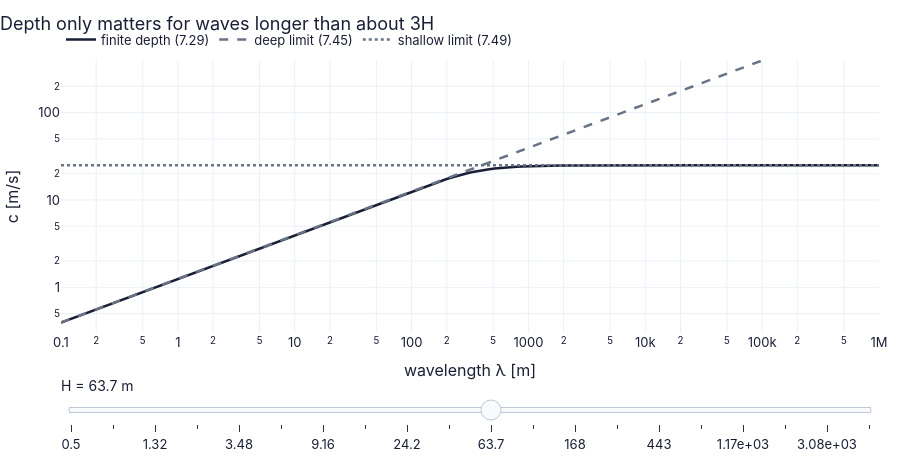

Notebook code cell kept with this figure:
### Markdown cell above
> 🔁 **Tools from earlier chapters used here** (see `knowledge/primers.md`)

- **slider_figure** — computes every slider position in Python up front, so the plotly figure keeps working on the published page (Ch. 1 P17).
- **live widgets** — ipywidgets sliders that re-run a function while a kernel runs; frozen on the page (Ch. 1 P47).
- **show_viz** — embeds a chapter explainer in the notebook (Ch. 1 P18).
- **explainer tabs (Walkthrough, Explore, Explain, Derivation, Equations, Code, Check)** — start with the Walkthrough, play in Explore, read every number worked out in Explain, step through the Derivation, finish with Check yourself (Ch. 1 P18).

### Code cell
lam = np.logspace(-1, 6, 150)                             # wavelengths 0.1 m … 1000 km [m]
fig = slider_figure(lambda H: {"finite depth (7.29)": (lam, ch07.phase_speed(2*np.pi/lam, H)),   # for each H: c(λ) from (7.29) …
                               "deep limit (7.45)": (lam, np.sqrt(G*lam/(2*np.pi))),   # … the deep line √(gλ/2π) …
                               "shallow limit (7.49)": (lam, np.sqrt(G*H) + 0*lam)},   # … and the shallow plateau √(gH)
                    "H", np.logspace(np.log10(0.5), np.log10(5000), 20 if not FAST else 10), unit="m",   # slider: depth 0.5 m … 5 km
                    xlabel="wavelength λ [m]", ylabel="c [m/s]", title="Depth only matters for waves longer than about 3H")   # labels and message
logaxes(fig, x=(0.1, 1e6), y=(0.3, 400))                  # both axes logarithmic, fixed
recolor(fig, {"finite depth (7.29)": COLORS["ink"], "deep limit (7.45)": COLORS["muted"],   # colours by meaning …
              "shallow limit (7.49)": COLORS["muted"]}, dashes={"deep limit (7.45)": "dash", "shallow limit (7.49)": "dot"})   # … deep dashed, shallow dotted
fig.show()   # draw (works on the page: no kernel needed)

### Figure 1 — Plotly figure (JSON) as saved in the notebook; plotly's stock layout.template omitted (floating-point values rounded to 4 significant figures; data arrays with more than 128 entries replaced by an {"elided": "..."} marker saying what was removed)
{"data": [{"hovertemplate": "finite depth (7.29): %{y:.4g}<extra>H = 0.5 m</extra>", "line": {"color": "#1a1f36", "width": 2.5}, "marker": {"color": "#1a1f36"}, "mode": "lines", "name": "finite depth (7.29)", "type": "scatter", "visible": false, "x": {"elided": "150 float values"}, "y": {"elided": "150 float values"}}, {"hovertemplate": "deep limit (7.45): %{y:.4g}<extra>H = 0.5 m</extra>", "line": {"color": "#697386", "dash": "dash", "width": 2.5}, "marker": {"color": "#697386"}, "mode": "lines", "name": "deep limit (7.45)", "type": "scatter", "visible": false, "x": {"elided": "150 float values"}, "y": {"elided": "150 float values"}}, {"hovertemplate": "shallow limit (7.49): %{y:.4g}<extra>H = 0.5 m</extra>", "line": {"color": "#697386", "dash": "dot", "width": 2.5}, "marker": {"color": "#697386"}, "mode": "lines", "name": "shallow limit (7.49)", "type": "scatter", "visible": false, "x": {"elided": "150 float values"}, "y": {"elided": "150 float values"}}, {"hovertemplate": "finite depth (7.29): %{y:.4g}<extra>H = 0.812 m</extra>", "line": {"color": "#1a1f36", "width": 2.5}, "marker": {"color": "#1a1f36"}, "mode": "lines", "name": "finite depth (7.29)", "type": "scatter", "visible": false, "x": {"elided": "150 float values"}, "y": {"elided": "150 float values"}}, {"hovertemplate": "deep limit (7.45): %{y:.4g}<extra>H = 0.812 m</extra>", "line": {"color": "#697386", "dash": "dash", "width": 2.5}, "marker": {"color": "#697386"}, "mode": "lines", "name": "deep limit (7.45)", "type": "scatter", "visible": false, "x": {"elided": "150 float values"}, "y": {"elided": "150 float values"}}, {"hovertemplate": "shallow limit (7.49): %{y:.4g}<extra>H = 0.812 m</extra>", "line": {"color": "#697386", "dash": "dot", "width": 2.5}, "marker": {"color": "#697386"}, "mode": "lines", "name": "shallow limit (7.49)", "type": "scatter", "visible": false, "x": {"elided": "150 float values"}, "y": {"elided": "150 float values"}}, {"hovertemplate": "finite depth (7.29): %{y:.4g}<extra>H = 1.32 m</extra>", "line": {"color": "#1a1f36", "width": 2.5}, "marker": {"color": "#1a1f36"}, "mode": "lines", "name": "finite depth (7.29)", "type": "scatter", "visible": false, "x": {"elided": "150 float values"}, "y": {"elided": "150 float values"}}, {"hovertemplate": "deep limit (7.45): %{y:.4g}<extra>H = 1.32 m</extra>", "line": {"color": "#697386", "dash": "dash", "width": 2.5}, "marker": {"color": "#697386"}, "mode": "lines", "name": "deep limit (7.45)", "type": "scatter", "visible": false, "x": {"elided": "150 float values"}, "y": {"elided": "150 float values"}}, {"hovertemplate": "shallow limit (7.49): %{y:.4g}<extra>H = 1.32 m</extra>", "line": {"color": "#697386", "dash": "dot", "width": 2.5}, "marker": {"color": "#697386"}, "mode": "lines", "name": "shallow limit (7.49)", "type": "scatter", "visible": false, "x": {"elided": "150 float values"}, "y": {"elided": "150 float values"}}, {"hovertemplate": "finite depth (7.29): %{y:.4g}<extra>H = 2.14 m</extra>", "line": {"color": "#1a1f36", "width": 2.5}, "marker": {"color": "#1a1f36"}, "mode": "lines", "name": "finite depth (7.29)", "type": "scatter", "visible": false, "x": {"elided": "150 float values"}, "y": {"elided": "150 float values"}}, {"hovertemplate": "deep limit (7.45): %{y:.4g}<extra>H = 2.14 m</extra>", "line": {"color": "#697386", "dash": "dash", "width": 2.5}, "marker": {"color": "#697386"}, "mode": "lines", "name": "deep limit (7.45)", "type": "scatter", "visible": false, "x": {"elided": "150 float values"}, "y": {"elided": "150 float values"}}, {"hovertemplate": "shallow limit (7.49): %{y:.4g}<extra>H = 2.14 m</extra>", "line": {"color": "#697386", "dash": "dot", "width": 2.5}, "marker": {"color": "#697386"}, "mode": "lines", "name": "shallow limit (7.49)", "type": "scatter", "visible": false, "x": {"elided": "150 float values"}, "y": {"elided": "150 float values"}}, {"hovertemplate": "finite depth (7.29): %{y:.4g}<extra>H = 3.48 m</extra>", "line": {"color": "#1a1f36", "width": 2.5}, "marker": {"color": "#1a1f36"}, "mode": "lines", "name": "finite depth (7.29)", "type": "scatter", "visible": false, "x": {"elided": "150 float values"}, "y": {"elided": "150 float values"}}, {"hovertemplate": "deep limit (7.45): %{y:.4g}<extra>H = 3.48 m</extra>", "line": {"color": "#697386", "dash": "dash", "width": 2.5}, "marker": {"color": "#697386"}, "mode": "lines", "name": "deep limit (7.45)", "type": "scatter", "visible": false, "x": {"elided": "150 float values"}, "y": {"elided": "150 float values"}}, {"hovertemplate": "shallow limit (7.49): %{y:.4g}<extra>H = 3.48 m</extra>", "line": {"color": "#697386", "dash": "dot", "width": 2.5}, "marker": {"color": "#697386"}, "mode": "lines", "name": "shallow limit (7.49)", "type": "scatter", "visible": false, "x": {"elided": "150 float values"}, "y": {"elided": "150 float values"}}, {"hovertemplate": "finite depth (7.29): %{y:.4g}<extra>H = 5.64 m</extra>", "line": {"color": "#1a1f36", "width": 2.5}, "marker": {"color": "#1a1f36"}, "mode": "lines", "name": "finite depth (7.29)", "type": "scatter", "visible": false, "x": {"elided": "150 float values"}, "y": {"elided": "150 float values"}}, {"hovertemplate": "deep limit (7.45): %{y:.4g}<extra>H = 5.64 m</extra>", "line": {"color": "#697386", "dash": "dash", "width": 2.5}, "marker": {"color": "#697386"}, "mode": "lines", "name": "deep limit (7.45)", "type": "scatter", "visible": false, "x": {"elided": "150 float values"}, "y": {"elided": "150 float values"}}, {"hovertemplate": "shallow limit (7.49): %{y:.4g}<extra>H = 5.64 m</extra>", "line": {"color": "#697386", "dash": "dot", "width": 2.5}, "marker": {"color": "#697386"}, "mode": "lines", "name": "shallow limit (7.49)", "type": "scatter", "visible": false, "x": {"elided": "150 float values"}, "y": {"elided": "150 float values"}}, {"hovertemplate": "finite depth (7.29): %{y:.4g}<extra>H = 9.16 m</extra>", "line": {"color": "#1a1f36", "width": 2.5}, "marker": {"color": "#1a1f36"}, "mode": "lines", "name": "finite depth (7.29)", "type": "scatter", "visible": false, "x": {"elided": "150 float values"}, "y": {"elided": "150 float values"}}, {"hovertemplate": "deep limit (7.45): %{y:.4g}<extra>H = 9.16 m</extra>", "line": {"color": "#697386", "dash": "dash", "width": 2.5}, "marker": {"color": "#697386"}, "mode": "lines", "name": "deep limit (7.45)", "type": "scatter", "visible": false, "x": {"elided": "150 float values"}, "y": {"elided": "150 float values"}}, {"hovertemplate": "shallow limit (7.49): %{y:.4g}<extra>H = 9.16 m</extra>", "line": {"color": "#697386", "dash": "dot", "width": 2.5}, "marker": {"color": "#697386"}, "mode": "lines", "name": "shallow limit (7.49)", "type": "scatter", "visible": false, "x": {"elided": "150 float values"}, "y": {"elided": "150 float values"}}, {"hovertemplate": "finite depth (7.29): %{y:.4g}<extra>H = 14.9 m</extra>", "line": {"color": "#1a1f36", "width": 2.5}, "marker": {"color": "#1a1f36"}, "mode": "lines", "name": "finite depth (7.29)", "type": "scatter", "visible": false, "x": {"elided": "150 float values"}, "y": {"elided": "150 float values"}}, {"hovertemplate": "deep limit (7.45): %{y:.4g}<extra>H = 14.9 m</extra>", "line": {"color": "#697386", "dash": "dash", "width": 2.5}, "marker": {"color": "#697386"}, "mode": "lines", "name": "deep limit (7.45)", "type": "scatter", "visible": false, "x": {"elided": "150 float values"}, "y": {"elided": "150 float values"}}, {"hovertemplate": "shallow limit (7.49): %{y:.4g}<extra>H = 14.9 m</extra>", "line": {"color": "#697386", "dash": "dot", "width": 2.5}, "marker": {"color": "#697386"}, "mode": "lines", "name": "shallow limit (7.49)", "type": "scatter", "visible": false, "x": {"elided": "150 float values"}, "y": {"elided": "150 float values"}}, {"hovertemplate": "finite depth (7.29): %{y:.4g}<extra>H = 24.2 m</extra>", "line": {"color": "#1a1f36", "width": 2.5}, "marker": {"color": "#1a1f36"}, "mode": "lines", "name": "finite depth (7.29)", "type": "scatter", "visible": false, "x": {"elided": "150 float values"}, "y": {"elided": "150 float values"}}, {"hovertemplate": "deep limit (7.45): %{y:.4g}<extra>H = 24.2 m</extra>", "line": {"color": "#697386", "dash": "dash", "width": 2.5}, "marker": {"color": "#697386"}, "mode": "lines", "name": "deep limit (7.45)", "type": "scatter", "visible": false, "x": {"elided": "150 float values"}, "y": {"elided": "150 float values"}}, {"hovertemplate": "shallow limit (7.49): %{y:.4g}<extra>H = 24.2 m</extra>", "line": {"color": "#697386", "dash": "dot", "width": 2.5}, "marker": {"color": "#697386"}, "mode": "lines", "name": "shallow limit (7.49)", "type": "scatter", "visible": false, "x": {"elided": "150 float values"}, "y": {"elided": "150 float values"}}, {"hovertemplate": "finite depth (7.29): %{y:.4g}<extra>H = 39.2 m</extra>", "line": {"color": "#1a1f36", "width": 2.5}, "marker": {"color": "#1a1f36"}, "mode": "lines", "name": "finite depth (7.29)", "type": "scatter", "visible": false, "x": {"elided": "150 float values"}, "y": {"elided": "150 float values"}}, {"hovertemplate": "deep limit (7.45): %{y:.4g}<extra>H = 39.2 m</extra>", "line": {"color": "#697386", "dash": "dash", "width": 2.5}, "marker": {"color": "#697386"}, "mode": "lines", "name": "deep limit (7.45)", "type": "scatter", "visible": false, "x": {"elided": "150 float values"}, "y": {"elided": "150 float values"}}, {"hovertemplate": "shallow limit (7.49): %{y:.4g}<extra>H = 39.2 m</extra>", "line": {"color": "#697386", "dash": "dot", "width": 2.5}, "marker": {"color": "#697386"}, "mode": "lines", "name": "shallow limit (7.49)", "type": "scatter", "visible": false, "x": {"elided": "150 float values"}, "y": {"elided": "150 float values"}}, {"hovertemplate": "finite depth (7.29): %{y:.4g}<extra>H = 63.7 m</extra>", "line": {"color": "#1a1f36", "width": 2.5}, "marker": {"color": "#1a1f36"}, "mode": "lines", "name": "finite depth (7.29)", "type": "scatter", "visible": true, "x": {"elided": "150 float values"}, "y": {"elided": "150 float values"}}, {"hovertemplate": "deep limit (7.45): %{y:.4g}<extra>H = 63.7 m</extra>", "line": {"color": "#697386", "dash": "dash", "width": 2.5}, "marker": {"color": "#697386"}, "mode": "lines", "name": "deep limit (7.45)", "type": "scatter", "visible": true, "x": {"elided": "150 float values"}, "y": {"elided": "150 float values"}}, {"hovertemplate": "shallow limit (7.49): %{y:.4g}<extra>H = 63.7 m</extra>", "line": {"color": "#697386", "dash": "dot", "width": 2.5}, "marker": {"color": "#697386"}, "mode": "lines", "name": "shallow limit (7.49)", "type": "scatter", "visible": true, "x": {"elided": "150 float values"}, "y": {"elided": "150 float values"}}, {"hovertemplate": "finite depth (7.29): %{y:.4g}<extra>H = 103 m</extra>", "line": {"color": "#1a1f36", "width": 2.5}, "marker": {"color": "#1a1f36"}, "mode": "lines", "name": "finite depth (7.29)", "type": "scatter", "visible": false, "x": {"elided": "150 float values"}, "y": {"elided": "150 float values"}}, {"hovertemplate": "deep limit (7.45): %{y:.4g}<extra>H = 103 m</extra>", "line": {"color": "#697386", "dash": "dash", "width": 2.5}, "marker": {"color": "#697386"}, "mode": "lines", "name": "deep limit (7.45)", "type": "scatter", "visible": false, "x": {"elided": "150 float values"}, "y": {"elided": "150 float values"}}, {"hovertemplate": "shallow limit (7.49): %{y:.4g}<extra>H = 103 m</extra>", "line": {"color": "#697386", "dash": "dot", "width": 2.5}, "marker": {"color": "#697386"}, "mode": "lines", "name": "shallow limit (7.49)", "type": "scatter", "visible": false, "x": {"elided": "150 float values"}, "y": {"elided": "150 float values"}}, {"hovertemplate": "finite depth (7.29): %{y:.4g}<extra>H = 168 m</extra>", "line": {"color": "#1a1f36", "width": 2.5}, "marker": {"color": "#1a1f36"}, "mode": "lines", "name": "finite depth (7.29)", "type": "scatter", "visible": false, "x": {"elided": "150 float values"}, "y": {"elided": "150 float values"}}, {"hovertemplate": "deep limit (7.45): %{y:.4g}<extra>H = 168 m</extra>", "line": {"color": "#697386", "dash": "dash", "width": 2.5}, "marker": {"color": "#697386"}, "mode": "lines", "name": "deep limit (7.45)", "type": "scatter", "visible": false, "x": {"elided": "150 float values"}, "y": {"elided": "150 float values"}}, {"hovertemplate": "shallow limit (7.49): %{y:.4g}<extra>H = 168 m</extra>", "line": {"color": "#697386", "dash": "dot", "width": 2.5}, "marker": {"color": "#697386"}, "mode": "lines", "name": "shallow limit (7.49)", "type": "scatter", "visible": false, "x": {"elided": "150 float values"}, "y": {"elided": "150 float values"}}, {"hovertemplate": "finite depth (7.29): %{y:.4g}<extra>H = 273 m</extra>", "line": {"color": "#1a1f36", "width": 2.5}, "marker": {"color": "#1a1f36"}, "mode": "lines", "name": "finite depth (7.29)", "type": "scatter", "visible": false, "x": {"elided": "150 float values"}, "y": {"elided": "150 float values"}}, {"hovertemplate": "deep limit (7.45): %{y:.4g}<extra>H = 273 m</extra>", "line": {"color": "#697386", "dash": "dash", "width": 2.5}, "marker": {"color": "#697386"}, "mode": "lines", "name": "deep limit (7.45)", "type": "scatter", "visible": false, "x": {"elided": "150 float values"}, "y": {"elided": "150 float values"}}, {"hovertemplate": "shallow limit (7.49): %{y:.4g}<extra>H = 273 m</extra>", "line": {"color": "#697386", "dash": "dot", "width": 2.5}, "marker": {"color": "#697386"}, "mode": "lines", "name": "shallow limit (7.49)", "type": "scatter", "visible": false, "x": {"elided": "150 float values"}, "y": {"elided": "150 float values"}}, {"hovertemplate": "finite depth (7.29): %{y:.4g}<extra>H = 443 m</extra>", "line": {"color": "#1a1f36", "width": 2.5}, "marker": {"color": "#1a1f36"}, "mode": "lines", "name": "finite depth (7.29)", "type": "scatter", "visible": false, "x": {"elided": "150 float values"}, "y": {"elided": "150 float values"}}, {"hovertemplate": "deep limit (7.45): %{y:.4g}<extra>H = 443 m</extra>", "line": {"color": "#697386", "dash": "dash", "width": 2.5}, "marker": {"color": "#697386"}, "mode": "lines", "name": "deep limit (7.45)", "type": "scatter", "visible": false, "x": {"elided": "150 float values"}, "y": {"elided": "150 float values"}}, {"hovertemplate": "shallow limit (7.49): %{y:.4g}<extra>H = 443 m</extra>", "line": {"color": "#697386", "dash": "dot", "width": 2.5}, "marker": {"color": "#697386"}, "mode": "lines", "name": "shallow limit (7.49)", "type": "scatter", "visible": false, "x": {"elided": "150 float values"}, "y": {"elided": "150 float values"}}, {"hovertemplate": "finite depth (7.29): %{y:.4g}<extra>H = 719 m</extra>", "line": {"color": "#1a1f36", "width": 2.5}, "marker": {"color": "#1a1f36"}, "mode": "lines", "name": "finite depth (7.29)", "type": "scatter", "visible": false, "x": {"elided": "150 float values"}, "y": {"elided": "150 float values"}}, {"hovertemplate": "deep limit (7.45): %{y:.4g}<extra>H = 719 m</extra>", "line": {"color": "#697386", "dash": "dash", "width": 2.5}, "marker": {"color": "#697386"}, "mode": "lines", "name": "deep limit (7.45)", "type": "scatter", "visible": false, "x": {"elided": "150 float values"}, "y": {"elided": "150 float values"}}, {"hovertemplate": "shallow limit (7.49): %{y:.4g}<extra>H = 719 m</extra>", "line": {"color": "#697386", "dash": "dot", "width": 2.5}, "marker": {"color": "#697386"}, "mode": "lines", "name": "shallow limit (7.49)", "type": "scatter", "visible": false, "x": {"elided": "150 float values"}, "y": {"elided": "150 float values"}}, {"hovertemplate": "finite depth (7.29): %{y:.4g}<extra>H = 1.17e+03 m</extra>", "line": {"color": "#1a1f36", "width": 2.5}, "marker": {"color": "#1a1f36"}, "mode": "lines", "name": "finite depth (7.29)", "type": "scatter", "visible": false, "x": {"elided": "150 float values"}, "y": {"elided": "150 float values"}}, {"hovertemplate": "deep limit (7.45): %{y:.4g}<extra>H = 1.17e+03 m</extra>", "line": {"color": "#697386", "dash": "dash", "width": 2.5}, "marker": {"color": "#697386"}, "mode": "lines", "name": "deep limit (7.45)", "type": "scatter", "visible": false, "x": {"elided": "150 float values"}, "y": {"elided": "150 float values"}}, {"hovertemplate": "shallow limit (7.49): %{y:.4g}<extra>H = 1.17e+03 m</extra>", "line": {"color": "#697386", "dash": "dot", "width": 2.5}, "marker": {"color": "#697386"}, "mode": "lines", "name": "shallow limit (7.49)", "type": "scatter", "visible": false, "x": {"elided": "150 float values"}, "y": {"elided": "150 float values"}}, {"hovertemplate": "finite depth (7.29): %{y:.4g}<extra>H = 1.9e+03 m</extra>", "line": {"color": "#1a1f36", "width": 2.5}, "marker": {"color": "#1a1f36"}, "mode": "lines", "name": "finite depth (7.29)", "type": "scatter", "visible": false, "x": {"elided": "150 float values"}, "y": {"elided": "150 float values"}}, {"hovertemplate": "deep limit (7.45): %{y:.4g}<extra>H = 1.9e+03 m</extra>", "line": {"color": "#697386", "dash": "dash", "width": 2.5}, "marker": {"color": "#697386"}, "mode": "lines", "name": "deep limit (7.45)", "type": "scatter", "visible": false, "x": {"elided": "150 float values"}, "y": {"elided": "150 float values"}}, {"hovertemplate": "shallow limit (7.49): %{y:.4g}<extra>H = 1.9e+03 m</extra>", "line": {"color": "#697386", "dash": "dot", "width": 2.5}, "marker": {"color": "#697386"}, "mode": "lines", "name": "shallow limit (7.49)", "type": "scatter", "visible": false, "x": {"elided": "150 float values"}, "y": {"elided": "150 float values"}}, {"hovertemplate": "finite depth (7.29): %{y:.4g}<extra>H = 3.08e+03 m</extra>", "line": {"color": "#1a1f36", "width": 2.5}, "marker": {"color": "#1a1f36"}, "mode": "lines", "name": "finite depth (7.29)", "type": "scatter", "visible": false, "x": {"elided": "150 float values"}, "y": {"elided": "150 float values"}}, {"hovertemplate": "deep limit (7.45): %{y:.4g}<extra>H = 3.08e+03 m</extra>", "line": {"color": "#697386", "dash": "dash", "width": 2.5}, "marker": {"color": "#697386"}, "mode": "lines", "name": "deep limit (7.45)", "type": "scatter", "visible": false, "x": {"elided": "150 float values"}, "y": {"elided": "150 float values"}}, {"hovertemplate": "shallow limit (7.49): %{y:.4g}<extra>H = 3.08e+03 m</extra>", "line": {"color": "#697386", "dash": "dot", "width": 2.5}, "marker": {"color": "#697386"}, "mode": "lines", "name": "shallow limit (7.49)", "type": "scatter", "visible": false, "x": {"elided": "150 float values"}, "y": {"elided": "150 float values"}}, {"hovertemplate": "finite depth (7.29): %{y:.4g}<extra>H = 5e+03 m</extra>", "line": {"color": "#1a1f36", "width": 2.5}, "marker": {"color": "#1a1f36"}, "mode": "lines", "name": "finite depth (7.29)", "type": "scatter", "visible": false, "x": {"elided": "150 float values"}, "y": {"elided": "150 float values"}}, {"hovertemplate": "deep limit (7.45): %{y:.4g}<extra>H = 5e+03 m</extra>", "line": {"color": "#697386", "dash": "dash", "width": 2.5}, "marker": {"color": "#697386"}, "mode": "lines", "name": "deep limit (7.45)", "type": "scatter", "visible": false, "x": {"elided": "150 float values"}, "y": {"elided": "150 float values"}}, {"hovertemplate": "shallow limit (7.49): %{y:.4g}<extra>H = 5e+03 m</extra>", "line": {"color": "#697386", "dash": "dot", "width": 2.5}, "marker": {"color": "#697386"}, "mode": "lines", "name": "shallow limit (7.49)", "type": "scatter", "visible": false, "x": {"elided": "150 float values"}, "y": {"elided": "150 float values"}}], "layout": {"colorway": ["#6c5ce7", "#0fa39c", "#f97316", "#2563eb", "#e11d6a", "#d97706"], "font": {"color": "#1a1f36", "family": "Inter, -apple-system, Segoe UI, Roboto, sans-serif", "size": 13}, "height": 460, "hovermode": "x unified", "legend": {"orientation": "h", "x": 0, "xanchor": "left", "y": 1.02, "yanchor": "bottom"}, "margin": {"b": 90, "l": 60, "r": 20, "t": 60}, "sliders": [{"active": 10, "currentvalue": {"font": {"size": 14}, "prefix": "H = ", "suffix": " m"}, "pad": {"t": 40}, "steps": [{"args": [{"visible": [true, true, true, false, false, false, false, false, false, false, false, false, false, false, false, false, false, false, false, false, false, false, false, false, false, false, false, false, false, false, false, false, false, false, false, false, false, false, false, false, false, false, false, false, false, false, false, false, false, false, false, false, false, false, false, false, false, false, false, false]}], "label": "0.5", "method": "update"}, {"args": [{"visible": [false, false, false, true, true, true, false, false, false, false, false, false, false, false, false, false, false, false, false, false, false, false, false, false, false, false, false, false, false, false, false, false, false, false, false, false, false, false, false, false, false, false, false, false, false, false, false, false, false, false, false, false, false, false, false, false, false, false, false, false]}], "label": "0.812", "method": "update"}, {"args": [{"visible": [false, false, false, false, false, false, true, true, true, false, false, false, false, false, false, false, false, false, false, false, false, false, false, false, false, false, false, false, false, false, false, false, false, false, false, false, false, false, false, false, false, false, false, false, false, false, false, false, false, false, false, false, false, false, false, false, false, false, false, false]}], "label": "1.32", "method": "update"}, {"args": [{"visible": [false, false, false, false, false, false, false, false, false, true, true, true, false, false, false, false, false, false, false, false, false, false, false, false, false, false, false, false, false, false, false, false, false, false, false, false, false, false, false, false, false, false, false, false, false, false, false, false, false, false, false, false, false, false, false, false, false, false, false, false]}], "label": "2.14", "method": "update"}, {"args": [{"visible": [false, false, false, false, false, false, false, false, false, false, false, false, true, true, true, false, false, false, false, false, false, false, false, false, false, false, false, false, false, false, false, false, false, false, false, false, false, false, false, false, false, false, false, false, false, false, false, false, false, false, false, false, false, false, false, false, false, false, false, false]}], "label": "3.48", "method": "update"}, {"args": [{"visible": [false, false, false, false, false, false, false, false, false, false, false, false, false, false, false, true, true, true, false, false, false, false, false, false, false, false, false, false, false, false, false, false, false, false, false, false, false, false, false, false, false, false, false, false, false, false, false, false, false, false, false, false, false, false, false, false, false, false, false, false]}], "label": "5.64", "method": "update"}, {"args": [{"visible": [false, false, false, false, false, false, false, false, false, false, false, false, false, false, false, false, false, false, true, true, true, false, false, false, false, false, false, false, false, false, false, false, false, false, false, false, false, false, false, false, false, false, false, false, false, false, false, false, false, false, false, false, false, false, false, false, false, false, false, false]}], "label": "9.16", "method": "update"}, {"args": [{"visible": [false, false, false, false, false, false, false, false, false, false, false, false, false, false, false, false, false, false, false, false, false, true, true, true, false, false, false, false, false, false, false, false, false, false, false, false, false, false, false, false, false, false, false, false, false, false, false, false, false, false, false, false, false, false, false, false, false, false, false, false]}], "label": "14.9", "method": "update"}, {"args": [{"visible": [false, false, false, false, false, false, false, false, false, false, false, false, false, false, false, false, false, false, false, false, false, false, false, false, true, true, true, false, false, false, false, false, false, false, false, false, false, false, false, false, false, false, false, false, false, false, false, false, false, false, false, false, false, false, false, false, false, false, false, false]}], "label": "24.2", "method": "update"}, {"args": [{"visible": [false, false, false, false, false, false, false, false, false, false, false, false, false, false, false, false, false, false, false, false, false, false, false, false, false, false, false, true, true, true, false, false, false, false, false, false, false, false, false, false, false, false, false, false, false, false, false, false, false, false, false, false, false, false, false, false, false, false, false, false]}], "label": "39.2", "method": "update"}, {"args": [{"visible": [false, false, false, false, false, false, false, false, false, false, false, false, false, false, false, false, false, false, false, false, false, false, false, false, false, false, false, false, false, false, true, true, true, false, false, false, false, false, false, false, false, false, false, false, false, false, false, false, false, false, false, false, false, false, false, false, false, false, false, false]}], "label": "63.7", "method": "update"}, {"args": [{"visible": [false, false, false, false, false, false, false, false, false, false, false, false, false, false, false, false, false, false, false, false, false, false, false, false, false, false, false, false, false, false, false, false, false, true, true, true, false, false, false, false, false, false, false, false, false, false, false, false, false, false, false, false, false, false, false, false, false, false, false, false]}], "label": "103", "method": "update"}, {"args": [{"visible": [false, false, false, false, false, false, false, false, false, false, false, false, false, false, false, false, false, false, false, false, false, false, false, false, false, false, false, false, false, false, false, false, false, false, false, false, true, true, true, false, false, false, false, false, false, false, false, false, false, false, false, false, false, false, false, false, false, false, false, false]}], "label": "168", "method": "update"}, {"args": [{"visible": [false, false, false, false, false, false, false, false, false, false, false, false, false, false, false, false, false, false, false, false, false, false, false, false, false, false, false, false, false, false, false, false, false, false, false, false, false, false, false, true, true, true, false, false, false, false, false, false, false, false, false, false, false, false, false, false, false, false, false, false]}], "label": "273", "method": "update"}, {"args": [{"visible": [false, false, false, false, false, false, false, false, false, false, false, false, false, false, false, false, false, false, false, false, false, false, false, false, false, false, false, false, false, false, false, false, false, false, false, false, false, false, false, false, false, false, true, true, true, false, false, false, false, false, false, false, false, false, false, false, false, false, false, false]}], "label": "443", "method": "update"}, {"args": [{"visible": [false, false, false, false, false, false, false, false, false, false, false, false, false, false, false, false, false, false, false, false, false, false, false, false, false, false, false, false, false, false, false, false, false, false, false, false, false, false, false, false, false, false, false, false, false, true, true, true, false, false, false, false, false, false, false, false, false, false, false, false]}], "label": "719", "method": "update"}, {"args": [{"visible": [false, false, false, false, false, false, false, false, false, false, false, false, false, false, false, false, false, false, false, false, false, false, false, false, false, false, false, false, false, false, false, false, false, false, false, false, false, false, false, false, false, false, false, false, false, false, false, false, true, true, true, false, false, false, false, false, false, false, false, false]}], "label": "1.17e+03", "method": "update"}, {"args": [{"visible": [false, false, false, false, false, false, false, false, false, false, false, false, false, false, false, false, false, false, false, false, false, false, false, false, false, false, false, false, false, false, false, false, false, false, false, false, false, false, false, false, false, false, false, false, false, false, false, false, false, false, false, true, true, true, false, false, false, false, false, false]}], "label": "1.9e+03", "method": "update"}, {"args": [{"visible": [false, false, false, false, false, false, false, false, false, false, false, false, false, false, false, false, false, false, false, false, false, false, false, false, false, false, false, false, false, false, false, false, false, false, false, false, false, false, false, false, false, false, false, false, false, false, false, false, false, false, false, false, false, false, true, true, true, false, false, false]}], "label": "3.08e+03", "method": "update"}, {"args": [{"visible": [false, false, false, false, false, false, false, false, false, false, false, false, false, false, false, false, false, false, false, false, false, false, false, false, false, false, false, false, false, false, false, false, false, false, false, false, false, false, false, false, false, false, false, false, false, false, false, false, false, false, false, false, false, false, false, false, false, true, true, true]}], "label": "5e+03", "method": "update"}]}], "title": {"text": "Depth only matters for waves longer than about 3H", "x": 0}, "xaxis": {"range": [-1.0, 6.0], "title": {"text": "wavelength λ [m]"}, "type": "log"}, "yaxis": {"range": [-0.5229, 2.602], "title": {"text": "c [m/s]"}, "type": "log"}}}
